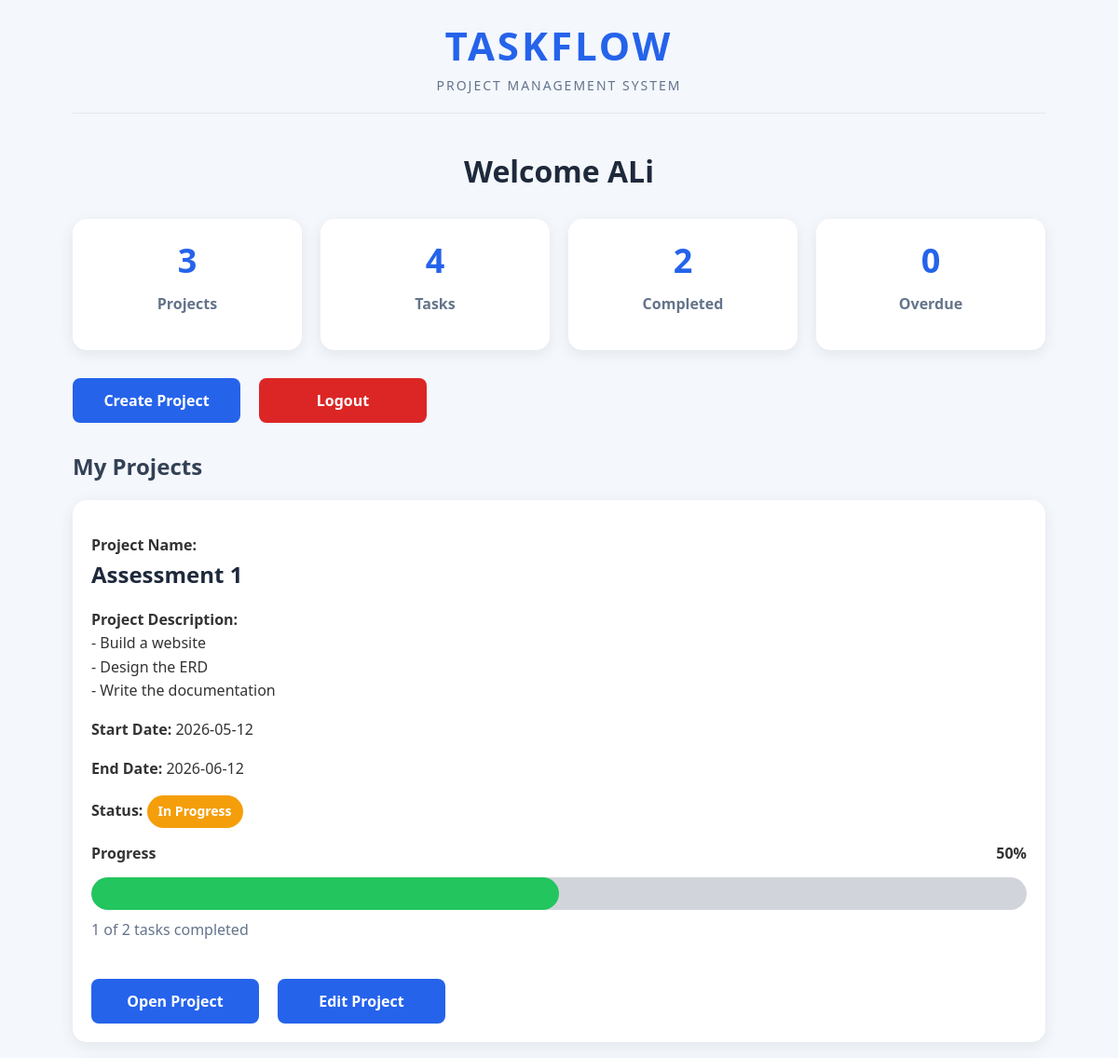
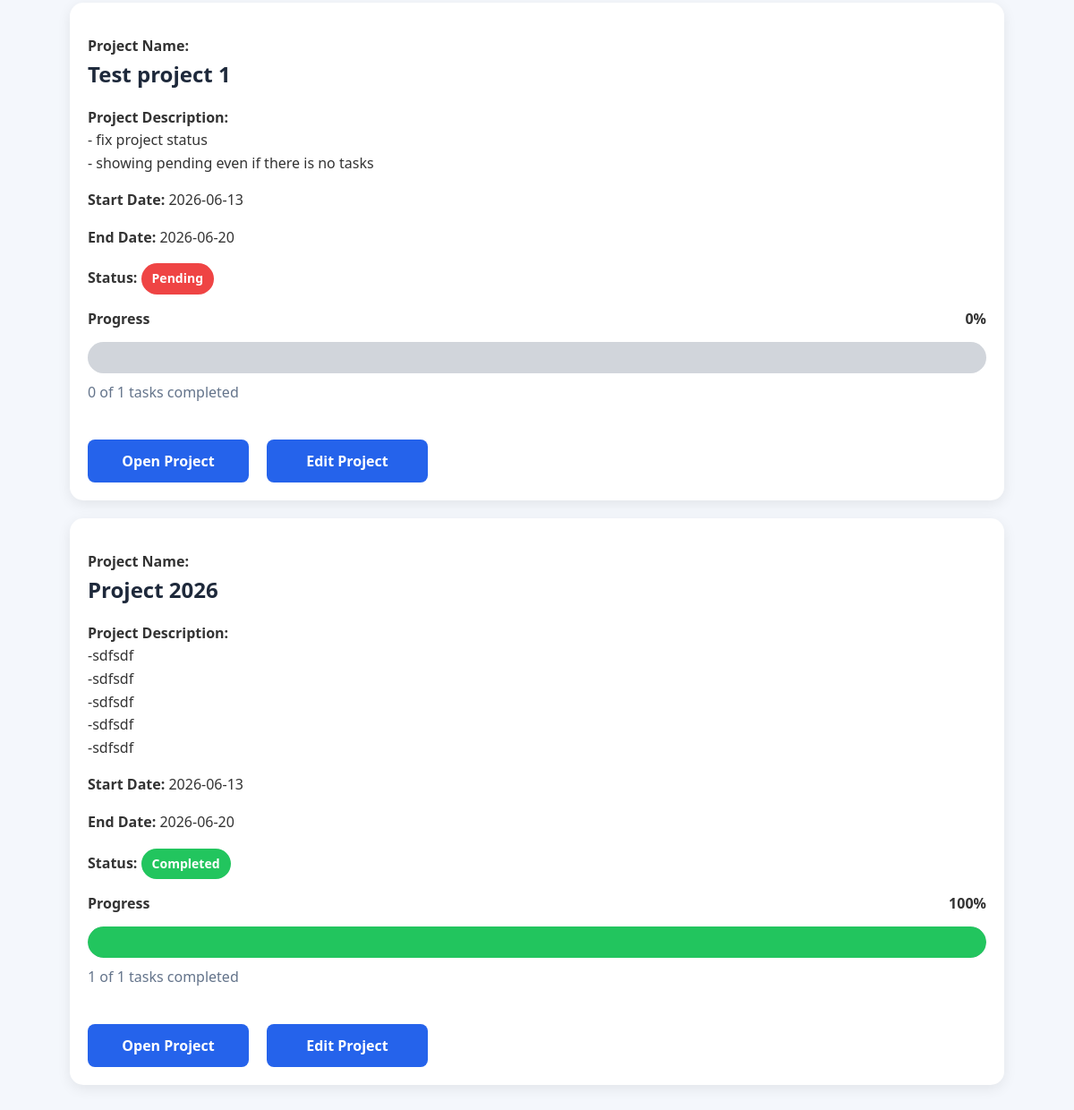
/dashboard.php (signed in), run on the app's committed database (2 pictures, top to bottom).
### tables this page shows
CREATE TABLE `projects` (
  `project_id` int(11) NOT NULL,
  `project_name` varchar(255) NOT NULL,
  `description` text DEFAULT NULL,
  `start_date` date DEFAULT NULL,
  `end_date` date DEFAULT NULL,
  `status` enum('Not Started','In Progress','Completed') DEFAULT 'Not Started',
  `user_id` int(11) NOT NULL
);

### dashboard.php (the view, shortened to what this page needs)
<?php
include("db.php");
$user_id = $_SESSION['user_id'];
$total_projects = mysqli_fetch_assoc(
    mysqli_query(
        $conn,
        "SELECT COUNT(*) AS total
         FROM projects
         WHERE user_id='$user_id'"
    )
)['total'];
$total_tasks_stats = mysqli_fetch_assoc(
    mysqli_query(
        $conn,
        "SELECT COUNT(*) AS total
         FROM tasks
         WHERE user_id='$user_id'"
    )
)['total'];
$completed_tasks_stats = mysqli_fetch_assoc(
    mysqli_query(
        $conn,
        "SELECT COUNT(*) AS total
         FROM tasks
         WHERE user_id='$user_id'
         AND status='Completed'"
    )
)['total'];
$overdue_tasks = mysqli_fetch_assoc(
    mysqli_query(
        $conn,
        "SELECT COUNT(*) AS total
         FROM tasks
         WHERE user_id='$user_id'
         AND status!='Completed'
         AND deadline < CURDATE()"
    )
)['total'];
$sql = "SELECT * FROM projects
        WHERE user_id = '$user_id'
        ORDER BY end_date ASC";
$result = mysqli_query($conn, $sql);
?>
<!DOCTYPE html>
<html>
<head>
    <link rel="stylesheet" href="style.css?v=<?php echo time(); ?>">
</head>
<body>
<div class="container">
    <div class="app-header">
        <div>
            <a href="dashboard.php" class="brand-logo">
                TASKFLOW
            </a>
            <div class="brand-subtitle">
                Project Management System
            </div>
        </div>
    </div>
    <h1>Welcome <?php echo $_SESSION['username']; ?></h1>
    <div class="stats-grid">
        <div class="stat-card">
            <h3><?php echo $total_projects; ?></h3>
            <p>Projects</p>
        </div>
        <div class="stat-card">
            <h3><?php echo $total_tasks_stats; ?></h3>
            <p>Tasks</p>
        </div>
        <div class="stat-card">
            <h3><?php echo $completed_tasks_stats; ?></h3>
            <p>Completed</p>
        </div>
        <div class="stat-card">
            <h3><?php echo $overdue_tasks; ?></h3>
            <p>Overdue</p>
        </div>
    </div>
    <div class="top-buttons">
        <a href="create_project.php" class="btn">Create Project</a>
        <a href="logout.php" class="btn logout-btn">Logout</a>
    </div>
    <h2>My Projects</h2>
    <?php while($row = mysqli_fetch_assoc($result)) { ?>
        <?php
        $project_id = $row['project_id'];
        $total_tasks_query = mysqli_query(
            $conn,
            "SELECT COUNT(*) AS total
             FROM tasks
             WHERE project_id='$project_id'"
        );
        $total_tasks = mysqli_fetch_assoc($total_tasks_query)['total'];
        $completed_tasks_query = mysqli_query(
            $conn,
            "SELECT COUNT(*) AS completed
             FROM tasks
             WHERE project_id='$project_id'
             AND status='Completed'"
        );
        $completed_tasks = mysqli_fetch_assoc($completed_tasks_query)['completed'];
        $in_progress_query = mysqli_query(
            $conn,
            "SELECT COUNT(*) AS total
             FROM tasks
             WHERE project_id='$project_id'
             AND status='In Progress'"
        );
        $in_progress_tasks =
            mysqli_fetch_assoc($in_progress_query)['total'];
        $progress = 0;
        if($total_tasks > 0)
        {
            $progress = round(($completed_tasks / $total_tasks) * 100);
        }
        if($total_tasks == 0)
        {
            $projectStatus = "No Tasks";
            $statusClass = "status-no-tasks";
        }
        elseif($completed_tasks == $total_tasks)
        {
            $projectStatus = "Completed";
            $statusClass = "status-completed";
        }
        elseif($in_progress_tasks > 0 || $completed_tasks > 0)
        {
            $projectStatus = "In Progress";
            $statusClass = "status-progress";
        }
        else
        {
            $projectStatus = "Pending";
            $statusClass = "status-pending";
        }
        ?>
        <div class="task-card">
            <p>
                <strong>Project Name:</strong><br>
                <a href="view_project.php?id=<?php echo $row['project_id']; ?>"
                   class="project-name-link">
                    <?php echo $row['project_name']; ?>
                </a>
            </p>
            <p>
                <strong>Project Description:</strong><br>
                <?php echo nl2br($row['description']); ?>
            </p>
            <p>
                <strong>Start Date:</strong>
                <?php echo $row['start_date']; ?>
            </p>
            <p>
                <strong>End Date:</strong>
                <?php echo $row['end_date']; ?>
            </p>
            <p>
                <strong>Status:</strong>
                <span class="status-badge <?php echo $statusClass; ?>">
                    <?php echo $projectStatus; ?>
                </span>
            </p>
            <div class="dashboard-progress">
                <div class="progress-title">
                    <span>Progress</span>
                    <span><?php echo $progress; ?>%</span>
                </div>
                <div class="progress-bar">
                    <div class="progress-fill"
                         style="width: <?php echo $progress; ?>%;">
                    </div>
                </div>
                <div class="progress-info">
                    <?php echo $completed_tasks; ?>
                    of
                    <?php echo $total_tasks; ?>
                    tasks completed
                </div>
            </div>
            <br>
            <div class="button-group">
                <a href="view_project.php?id=<?php echo $row['project_id']; ?>" class="btn">
                    Open Project
                </a>
                <a href="edit_project.php?id=<?php echo $row['project_id']; ?>" class="btn">
                    Edit Project
                </a>
            </div>
        </div>
    <?php } ?>
</div>
</body>
</html>

### style.css (style rules this page uses)
body { font-family:'Segoe UI', Tahoma, Geneva, Verdana, sans-serif; background:#f4f7fc; margin:0; padding:20px; color:#333; }
.container { width:90%; max-width:1200px; margin:auto; }
h1 { text-align:center; color:#1e293b; margin-bottom:30px; }
h2 { color:#334155; margin-bottom:20px; }
p { line-height:1.6; }
.app-header { display:flex; justify-content:space-between; align-items:center; margin-bottom:40px; padding-bottom:20px; border-bottom:1px solid #e2e8f0; }
.app-header > div { flex:1; text-align:center; }
.brand-logo { display:block; text-decoration:none; font-size:42px; font-weight:800; color:#2563eb; letter-spacing:3px; }
.brand-subtitle { color:#64748b; font-size:14px; text-transform:uppercase; letter-spacing:2px; margin-top:5px; }
.top-buttons { display:flex; gap:10px; flex-wrap:wrap; margin-bottom:30px; }
.btn, input[type=submit] { display:inline-flex; align-items:center; justify-content:center; min-width:180px; height:48px; padding:0 20px; border-radius:8px; background:#2563eb; color:white; font-weight:bold; font-size:16px; text-decoration:none; text-align:center; border:none; cursor:pointer; appearance:none; margin-right:10px; transition:0.3s; box-sizing:border-box; line-height:1; vertical-align:middle; }
.logout-btn { background:#dc2626; }
.task-card { background:white; padding:20px; margin-bottom:20px; border-radius:15px; box-shadow:0 4px 15px rgba(0,0,0,0.08); transition:0.3s; }
.progress-title { display:flex; justify-content:space-between; font-weight:bold; margin-bottom:15px; }
.progress-bar { display:block; width:100%; height:35px; background:#d1d5db; border-radius:25px; overflow:hidden; margin:10px 0; }
.progress-fill { display:block; height:35px; background:#22c55e; border-radius:25px; }
.progress-info { margin-top:10px; color:#64748b; }
.dashboard-progress { margin-top:15px; }
.status-badge { display:inline-block; padding:6px 12px; border-radius:20px; font-size:14px; font-weight:bold; color:white; }
.status-completed { background:#22c55e; }
.status-progress { background:#f59e0b; }
.status-pending { background:#ef4444; }
.button-group { display:flex; gap:10px; align-items:center; flex-wrap:wrap; margin-top:20px; }
.project-name-link { font-size:24px; font-weight:bold; color:#1e293b; text-decoration:none; }
.stats-grid { display:grid; grid-template-columns:repeat(auto-fit,minmax(200px,1fr)); gap:20px; margin-bottom:30px; }
.stat-card { background:white; padding:20px; border-radius:15px; text-align:center; box-shadow:0 4px 15px rgba(0,0,0,0.08); }
.stat-card h3 { margin:0; font-size:36px; color:#2563eb; }
.stat-card p { margin-top:10px; color:#64748b; font-weight:bold; }

### data on the page
projects: project_name "Assessment 1", description "- Build a website - Design the ERD - Write the documentation", start_date "2026-05-12", end_date "2026-06-12", projectStatus "In Progress", progress "50", completed_tasks "1", total_tasks "2"
projects: project_name "Test project 1", description "- fix project status - showing pending even if there is no tasks", start_date "2026-06-13", end_date "2026-06-20", projectStatus "Pending", progress "0", completed_tasks "0", total_tasks "1"
projects: project_name "Project 2026", description "-sdfsdf -sdfsdf -sdfsdf -sdfsdf -sdfsdf", start_date "2026-06-13", end_date "2026-06-20", projectStatus "Completed", progress "100", completed_tasks "1", total_tasks "1"

### other printed values
$_SESSION['username'] "ALi"
$total_projects "3"
$total_tasks_stats "4"
$completed_tasks_stats "2"
$overdue_tasks "0"
